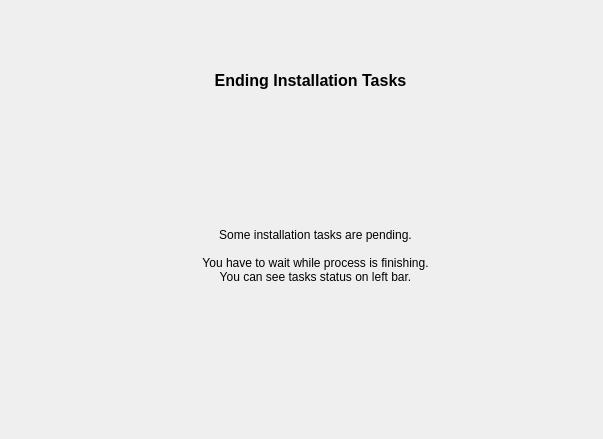
   <widget class="QWidget" name="p_final" >
    <widget class="QLabel" name="l_titol_5" >
     <property name="geometry" >
      <rect>
       <x>30</x>
       <y>70</y>
       <width>561</width>
       <height>20</height>
      </rect>
     </property>
     <property name="font" >
      <font>
       <pointsize>12</pointsize>
       <weight>75</weight>
       <bold>true</bold>
      </font>
     </property>
     <property name="text" >
      <string>Ending Installation Tasks</string>
     </property>
     <property name="alignment" >
      <set>Qt::AlignCenter</set>
     </property>
    </widget>
    <widget class="QLabel" name="label_32" >
     <property name="geometry" >
      <rect>
       <x>60</x>
       <y>170</y>
       <width>511</width>
       <height>171</height>
      </rect>
     </property>
     <property name="text" >
      <string>Some installation tasks are pending.

You have to wait while process is finishing.
You can see tasks status on left bar.</string>
     </property>
     <property name="alignment" >
      <set>Qt::AlignCenter</set>
     </property>
     <property name="wordWrap" >
      <bool>true</bool>
     </property>
    </widget>
    <widget class="QLabel" name="label_14" >
     <property name="geometry" >
      <rect>
       <x>530</x>
       <y>20</y>
       <width>64</width>
       <height>64</height>
      </rect>
     </property>
     <property name="text" >
      <string/>
     </property>
     <property name="pixmap" >
      <pixmap>../../../../../usr/share/kademar/utils/instalador/img/flag_yellow.png</pixmap>
     </property>
    </widget>
    <widget class="QLabel" name="l_clock" >
     <property name="geometry" >
      <rect>
       <x>270</x>
       <y>330</y>
       <width>100</width>
       <height>100</height>
      </rect>
     </property>
     <property name="text" >
      <string/>
     </property>
     <property name="pixmap" >
      <pixmap>../../../../../usr/share/kademar/utils/instalador/img/wait2.gif</pixmap>
     </property>
     <property name="scaledContents" >
      <bool>true</bool>
     </property>
    </widget>
   </widget>
